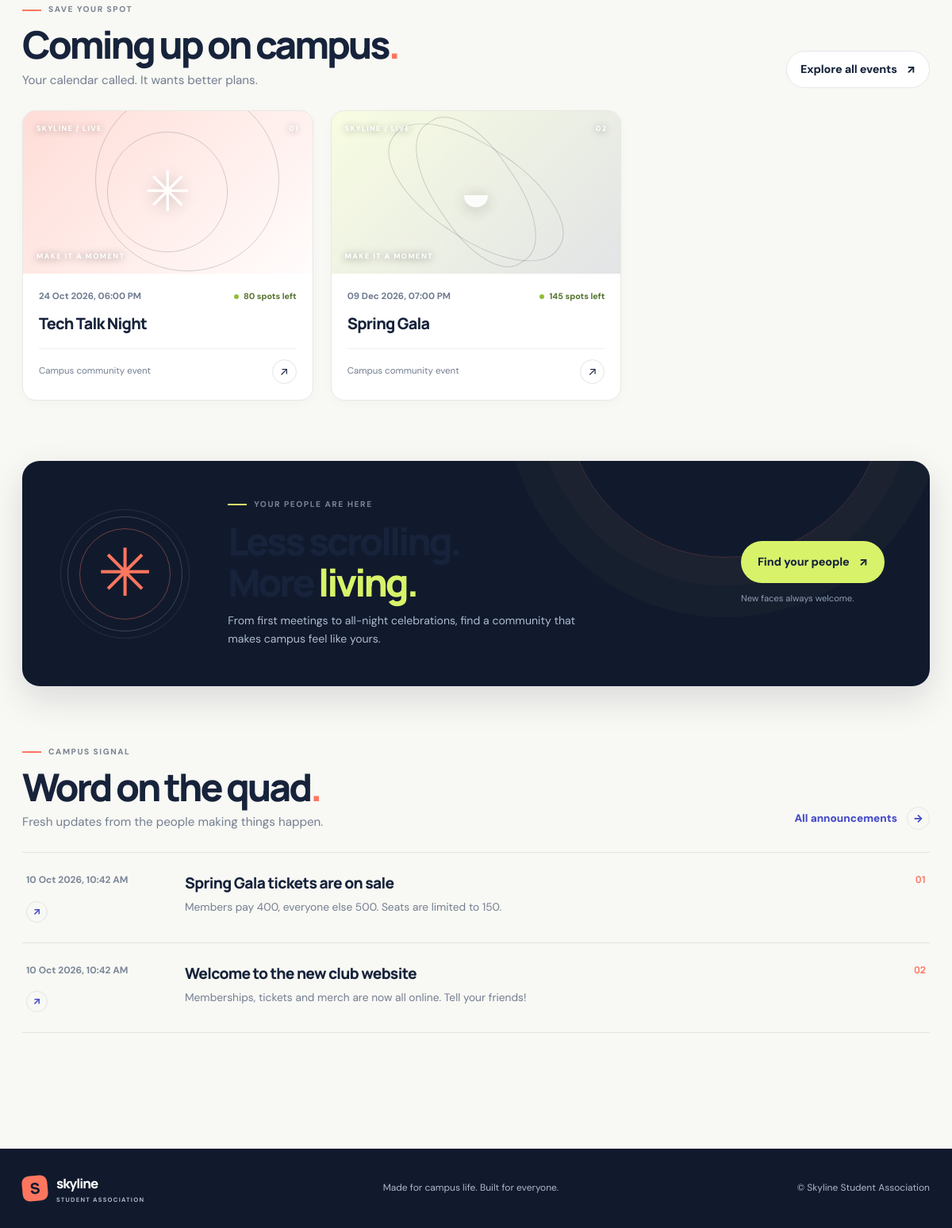
Before: / (lower part) with the older database file.
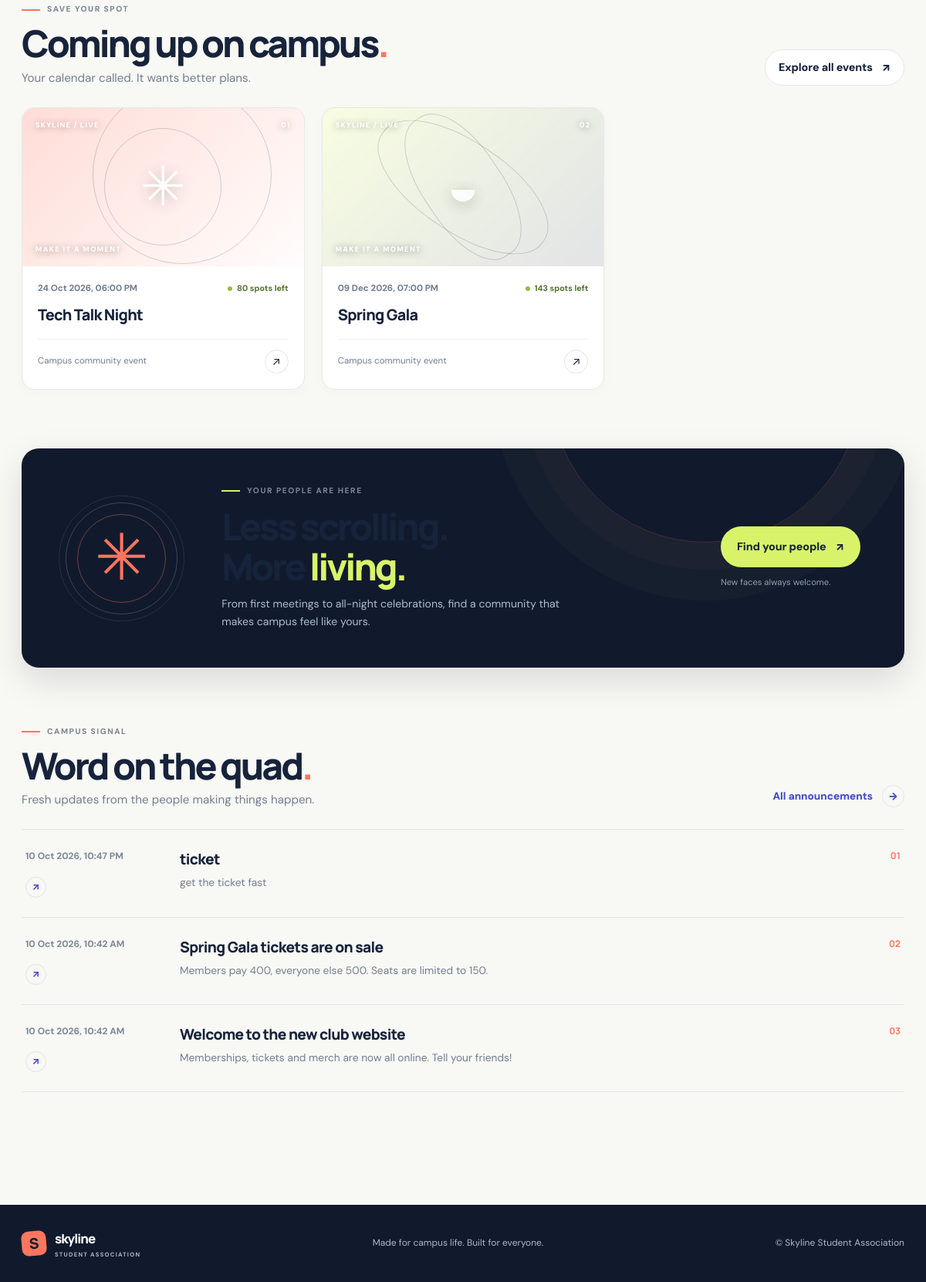
After: the same page with the newer database file.
### tables this page shows
CREATE TABLE events (
    id INTEGER PRIMARY KEY,
    name TEXT NOT NULL,
    description TEXT,
    venue TEXT,
    starts_at TEXT NOT NULL,
    capacity INTEGER NOT NULL,
    member_price REAL NOT NULL DEFAULT 0,
    public_price REAL NOT NULL DEFAULT 0,
    created_at TEXT NOT NULL
);

CREATE TABLE announcements (
    id INTEGER PRIMARY KEY,
    title TEXT NOT NULL,
    body TEXT NOT NULL,
    created_at TEXT NOT NULL,
    emailed INTEGER NOT NULL DEFAULT 0
);

### app.py (the view)
@app.get('/')
def home():
    events = query(EVENT_SQL + ' WHERE e.starts_at >= ? ORDER BY e.starts_at LIMIT 3', (today_iso(),))
    posts = query('SELECT * FROM announcements ORDER BY id DESC LIMIT 3')
    return render_template('home.html', events=events, posts=posts)

### app.py (called while the page is built)
@app.context_processor
def inject_csrf_token():
    from flask_wtf.csrf import generate_csrf
    return {"csrf_token": generate_csrf}

def today_iso():
    return date.today().isoformat()

@app.template_filter('pretty')
def pretty_filter(value):
    if not value:
        return ''
    try:
        parsed = datetime.fromisoformat(value)
    except ValueError:
        return value
    if 'T' in value or ' ' in value:
        return parsed.strftime('%d %b %Y, %I:%M %p')
    return parsed.strftime('%d %b %Y')

@app.context_processor
def inject_globals():
    return {'is_admin': bool(session.get('admin')), 'status_of': member_status}

### db.py (called while the page is built)
def get_db():
    if 'db' not in g:
        g.db = sqlite3.connect(DB_PATH)
        g.db.row_factory = sqlite3.Row
        g.db.execute('PRAGMA foreign_keys = ON')
    return g.db

def query(sql, args=(), one=False):
    cur = get_db().execute(sql, args)
    rows = cur.fetchall()
    cur.close()
    if one:
        return rows[0] if rows else None
    return rows

### templates/home.html (shortened to what this page needs)
{% extends 'base.html' %}
{% block content %}
<section class="section-block">
  <div class="section-heading">
    <div><div class="eyebrow"><span class="eyebrow-line"></span> SAVE YOUR SPOT</div><h2>Coming up on campus<span class="heading-pop">.</span></h2><p class="section-intro">Your calendar called. It wants better plans.</p></div>
    <a class="btn btn-secondary" href="{{ url_for('events') }}">Explore all events <span>↗</span></a>
  </div>
  <div class="event-grid festival-event-grid">
    {% for e in events %}
    <article class="event-card festival-event-card">
      <div class="event-art event-art-{{ loop.index }}"><span class="event-art-caption">SKYLINE / LIVE</span><span class="event-number">{{ '%02d'|format(loop.index) }}</span><span class="event-art-symbol">{% if loop.index == 1 %}✳{% elif loop.index == 2 %}◒{% else %}✦{% endif %}</span><span class="art-bottom-label">MAKE IT A MOMENT</span></div>
      <div class="event-card-body">
        <div class="event-meta"><span class="event-date">{{ e.starts_at|pretty }}</span><span class="availability"><i></i>{{ e.seats_left }} spots left</span></div>
        <h3><a href="{{ url_for('event_detail', event_id=e.id) }}">{{ e.name }}</a></h3>
        <div class="event-card-foot"><span class="muted">Campus community event</span><a class="circle-arrow" href="{{ url_for('event_detail', event_id=e.id) }}" aria-label="View {{ e.name }}">↗</a></div>
      </div>
    </article>
    {% else %}
    <div class="empty-state"><span class="empty-symbol">✳</span><h3>The next big thing is brewing.</h3><p>No upcoming events just yet. Check back soon.</p></div>
    {% endfor %}
  </div>
</section>
<section class="community-panel festival-community">
  <div class="community-mark" aria-hidden="true"><span>✳</span><i></i><b></b></div>
  <div class="community-copy"><div class="eyebrow eyebrow-light"><span class="eyebrow-line"></span> YOUR PEOPLE ARE HERE</div><h2>Less scrolling.<br>More <em>living.</em></h2><p>From first meetings to all-night celebrations, find a community that makes campus feel like yours.</p></div>
  <div class="community-action"><a class="btn btn-lime" href="{{ url_for('join') }}">Find your people <span>↗</span></a><span>New faces always welcome.</span></div>
</section>
<section class="section-block news-section">
  <div class="section-heading">
    <div><div class="eyebrow"><span class="eyebrow-line"></span> CAMPUS SIGNAL</div><h2>Word on the quad<span class="heading-pop">.</span></h2><p class="section-intro">Fresh updates from the people making things happen.</p></div>
    <a class="text-link" href="{{ url_for('announcements') }}">All announcements <span>→</span></a>
  </div>
  <div class="news-list">
    {% for p in posts %}
    <article class="news-item"><div class="news-date"><span>{{ p.created_at|pretty }}</span><b>↗</b></div><div class="news-content"><h3>{{ p.title }}</h3><p>{{ p.body[:180] }}{% if p.body|length > 180 %}…{% endif %}</p></div><span class="news-index">{{ '%02d'|format(loop.index) }}</span></article>
    {% else %}
    <div class="empty-news"><span>✳</span><div><strong>Quiet for now, but not for long.</strong><p>Announcements from the team will show up here.</p></div></div>
    {% endfor %}
  </div>
</section>
{% endblock %}

Changed rows visible on the page:
computed for events "Spring Gala": seats_left "145" → "143"
added announcements: created_at|pretty "10 Oct 2026, 10:47 PM", title "ticket", body "get the ticket fast", index "01"
computed for announcements "Spring Gala tickets are on sale": index "01" → "02"
computed for announcements "Welcome to the new club website": index "02" → "03"
